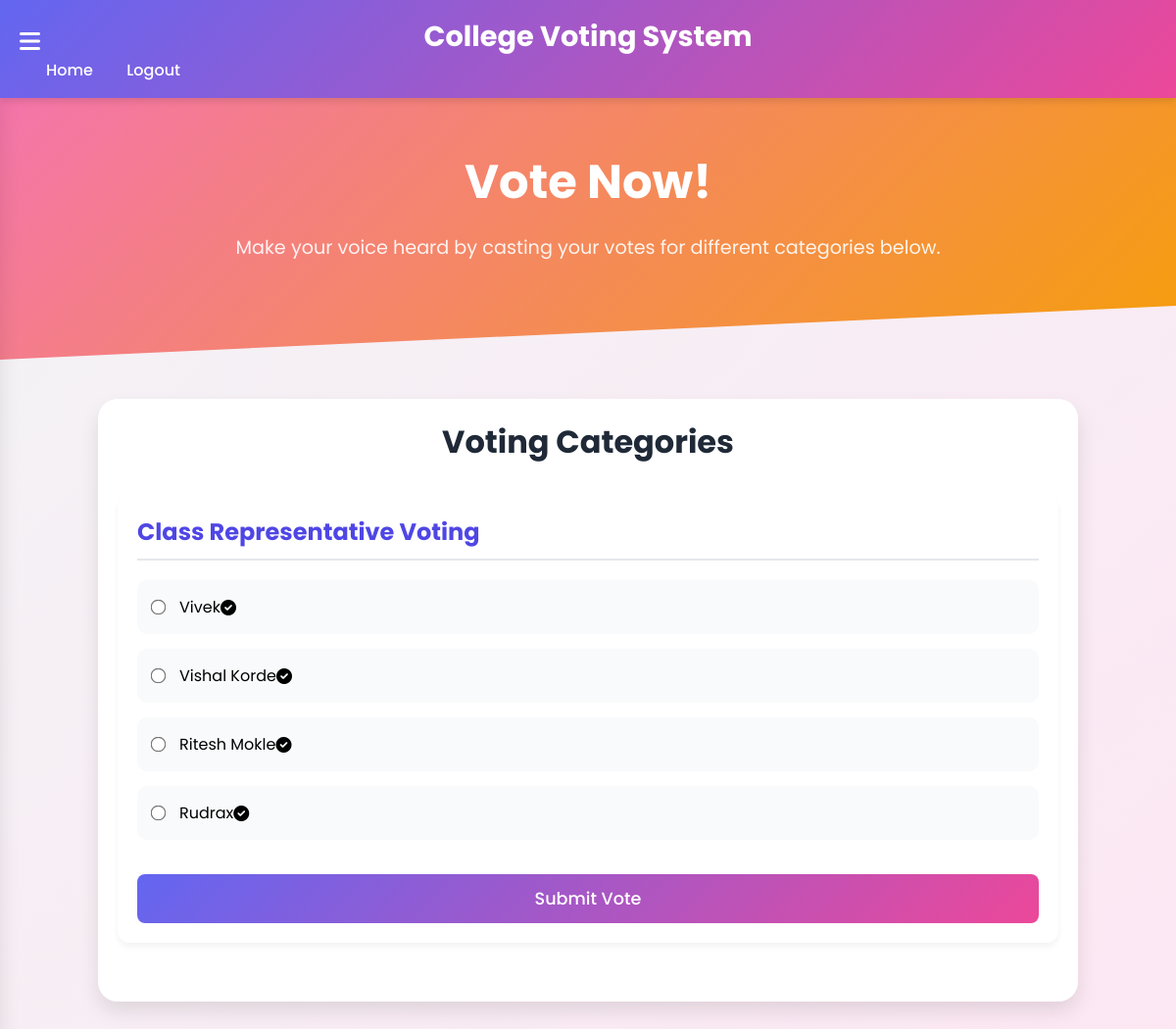
The page /vote.php (signed in) on the database its author committed.
### tables this page shows
CREATE TABLE `candidates` (
  `id` int(11) NOT NULL,
  `name` varchar(100) NOT NULL,
  `voting_type` varchar(100) NOT NULL,
  `last_updated` timestamp NOT NULL DEFAULT current_timestamp() ON UPDATE current_timestamp()
);

### vote.php (the view, shortened to what this page needs)
<?php
require 'db2.php';
$candidates_query = "SELECT id, name, voting_type FROM candidates";
$candidates_result = $conn->query($candidates_query);
?>
<!DOCTYPE html>
<html lang="en">
<head>
    <link rel="stylesheet" href="https://cdnjs.cloudflare.com/ajax/libs/font-awesome/6.0.0/css/all.min.css">
</head>
<body>
    <div class="navbar">
        <h2>College Voting System</h2>
        <a href="index.php">Home</a>
        <a href="logout.php">Logout</a>
    </div>
    <div class="menu-toggle" id="menuToggle">
        <i class="fas fa-bars"></i>
    </div>
    <div class="hero">
        <h1>Vote Now!</h1>
        <p>Make your voice heard by casting your votes for different categories below.</p>
    </div>
    <div class="voting-section">
        <h2>Voting Categories</h2>
        <div class="voting-category" id="class-representative">
            <h3>Class Representative Voting</h3>
            <form method="POST">
                <?php if ($candidates_result && $candidates_result->num_rows > 0): ?>
                    <?php while ($candidate = $candidates_result->fetch_assoc()): ?>
                        <?php if ($candidate['voting_type'] === 'Class Representative Voting'): ?>
                            <label>
                                <input type="radio" name="candidate" value="<?php echo $candidate['id']; ?>">
                                <?php echo htmlspecialchars($candidate['name']); ?>
                                <i class="fas fa-check-circle"></i>
                            </label>
                        <?php endif; ?>
                    <?php endwhile; ?>
                    <button type="submit">Submit Vote</button>
                <?php else: ?>
                    <p>No candidates available.</p>
                <?php endif; ?>
            </form>
        </div>
    </div>
</body>
</html>

### vote.php (style rules this page uses)
:root { --primary-gradient: linear-gradient(135deg, #6366f1, #ec4899); --secondary-gradient: linear-gradient(135deg, #f472b6, #f59e0b); --background-gradient: linear-gradient(135deg, #f3f4f6, #fce7f3); --card-shadow: 0 10px 20px rgba(0, 0, 0, 0.1); }
* { margin: 0; padding: 0; box-sizing: border-box; font-family: 'Poppins', sans-serif; }
body { background: var(--background-gradient); min-height: 100vh; }
.navbar { background: var(--primary-gradient); padding: 1rem 2rem; position: fixed; width: 100%; top: 0; z-index: 1000; box-shadow: 0 4px 6px rgba(0, 0, 0, 0.1); }
.navbar h2 { color: white; font-size: 1.8rem; text-align: center; margin: 0; }
.navbar a { color: white; text-decoration: none; margin: 0 15px; font-weight: 500; transition: all 0.3s ease; }
.menu-toggle { position: fixed; top: 25px; left: 20px; font-size: 24px; color: white; cursor: pointer; z-index: 1001; transition: all 0.3s ease; }
.hero { text-align: center; padding: 150px 20px 100px; background: var(--secondary-gradient); color: white; margin-bottom: 40px; clip-path: polygon(0 0, 100% 0, 100% 85%, 0 100%); }
.hero h1 { font-size: 3rem; margin-bottom: 1rem; animation: fadeInUp 0.8s ease; }
.hero p { font-size: 1.2rem; opacity: 0.9; animation: fadeInUp 0.8s ease 0.2s; }
.voting-section { max-width: 1000px; margin: 40px auto; padding: 20px; background: white; border-radius: 20px; box-shadow: var(--card-shadow); }
.voting-section h2 { color: #1f2937; text-align: center; margin-bottom: 30px; font-size: 2rem; }
.voting-category { margin-bottom: 40px; padding: 20px; border-radius: 12px; background: white; box-shadow: 0 4px 6px rgba(0, 0, 0, 0.05); transition: all 0.3s ease; }
.voting-category h3 { color: #4f46e5; font-size: 1.5rem; margin-bottom: 20px; padding-bottom: 10px; border-bottom: 2px solid #e5e7eb; }
.voting-category label { display: flex; align-items: center; padding: 15px; margin-bottom: 15px; background: #f9fafb; border-radius: 10px; cursor: pointer; transition: all 0.3s ease; }
.voting-category input[type="radio"] { margin-right: 15px; transform: scale(1.2); }
.voting-category button { width: 100%; padding: 12px; background: var(--primary-gradient); color: white; border: none; border-radius: 8px; font-size: 1.1rem; font-weight: 500; cursor: pointer; transition: all 0.3s ease; margin-top: 20px; }

### rows shown on the page
candidates: name "Vivek"
candidates: name "Vishal Korde"
candidates: name "Ritesh Mokle"
candidates: name "Rudrax"
